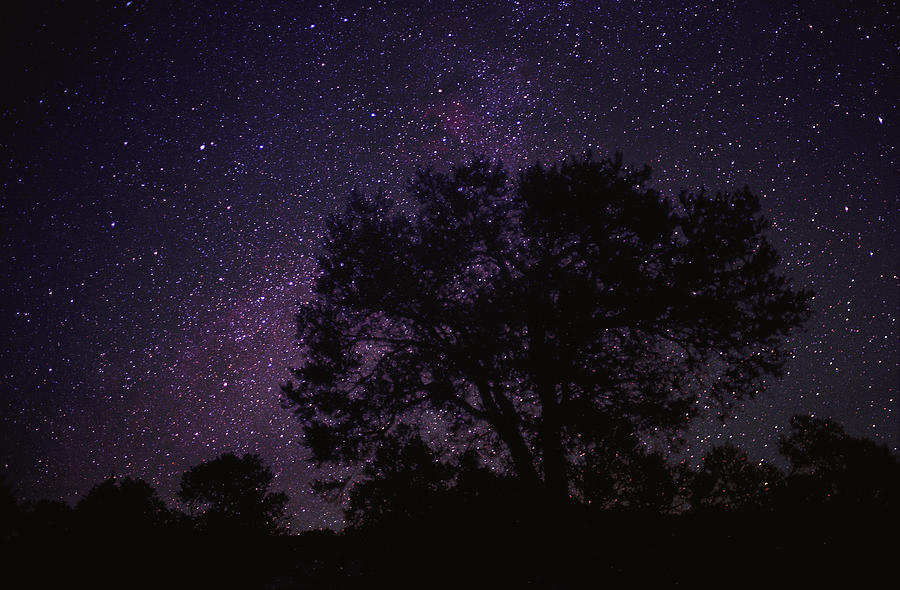
#> input picture AugReal/Data/starrySky.jpg, 900 x 590 px, found by its file name
$ python mplbasics.py
#> lines starting #> are read from the running program, lines starting #| are printed output that depends on the picture
import numpy, cv2
from matplotlib import pyplot as plt

img = cv2.imread('Data/starrysky.jpg', 0)  #read image from memory
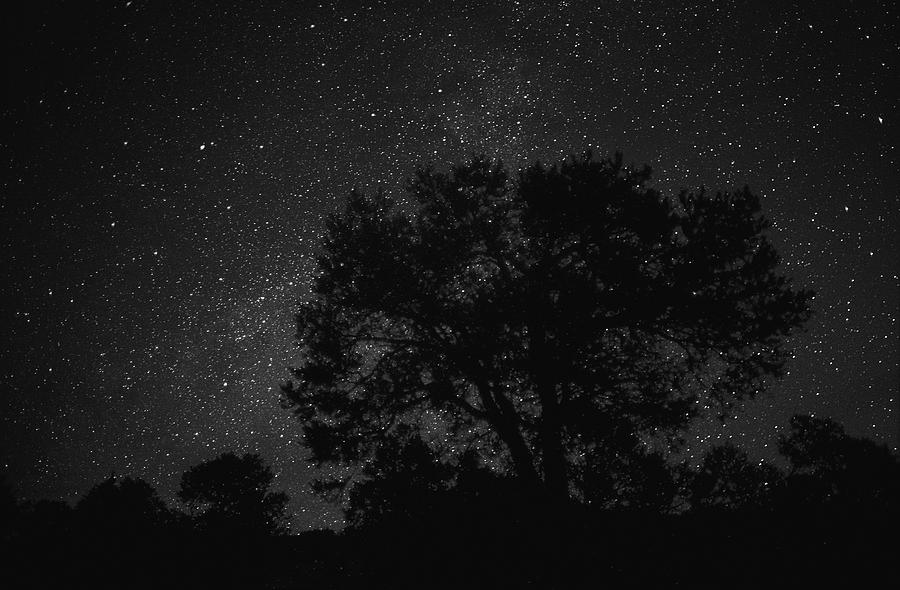
#> img: shape (590, 900); min 0, max 255, mean 24
plt.imshow(img, cmap ='gray', interpolation = 'bicubic')
plt.xticks([]), plt.yticks([])
plt.show()
